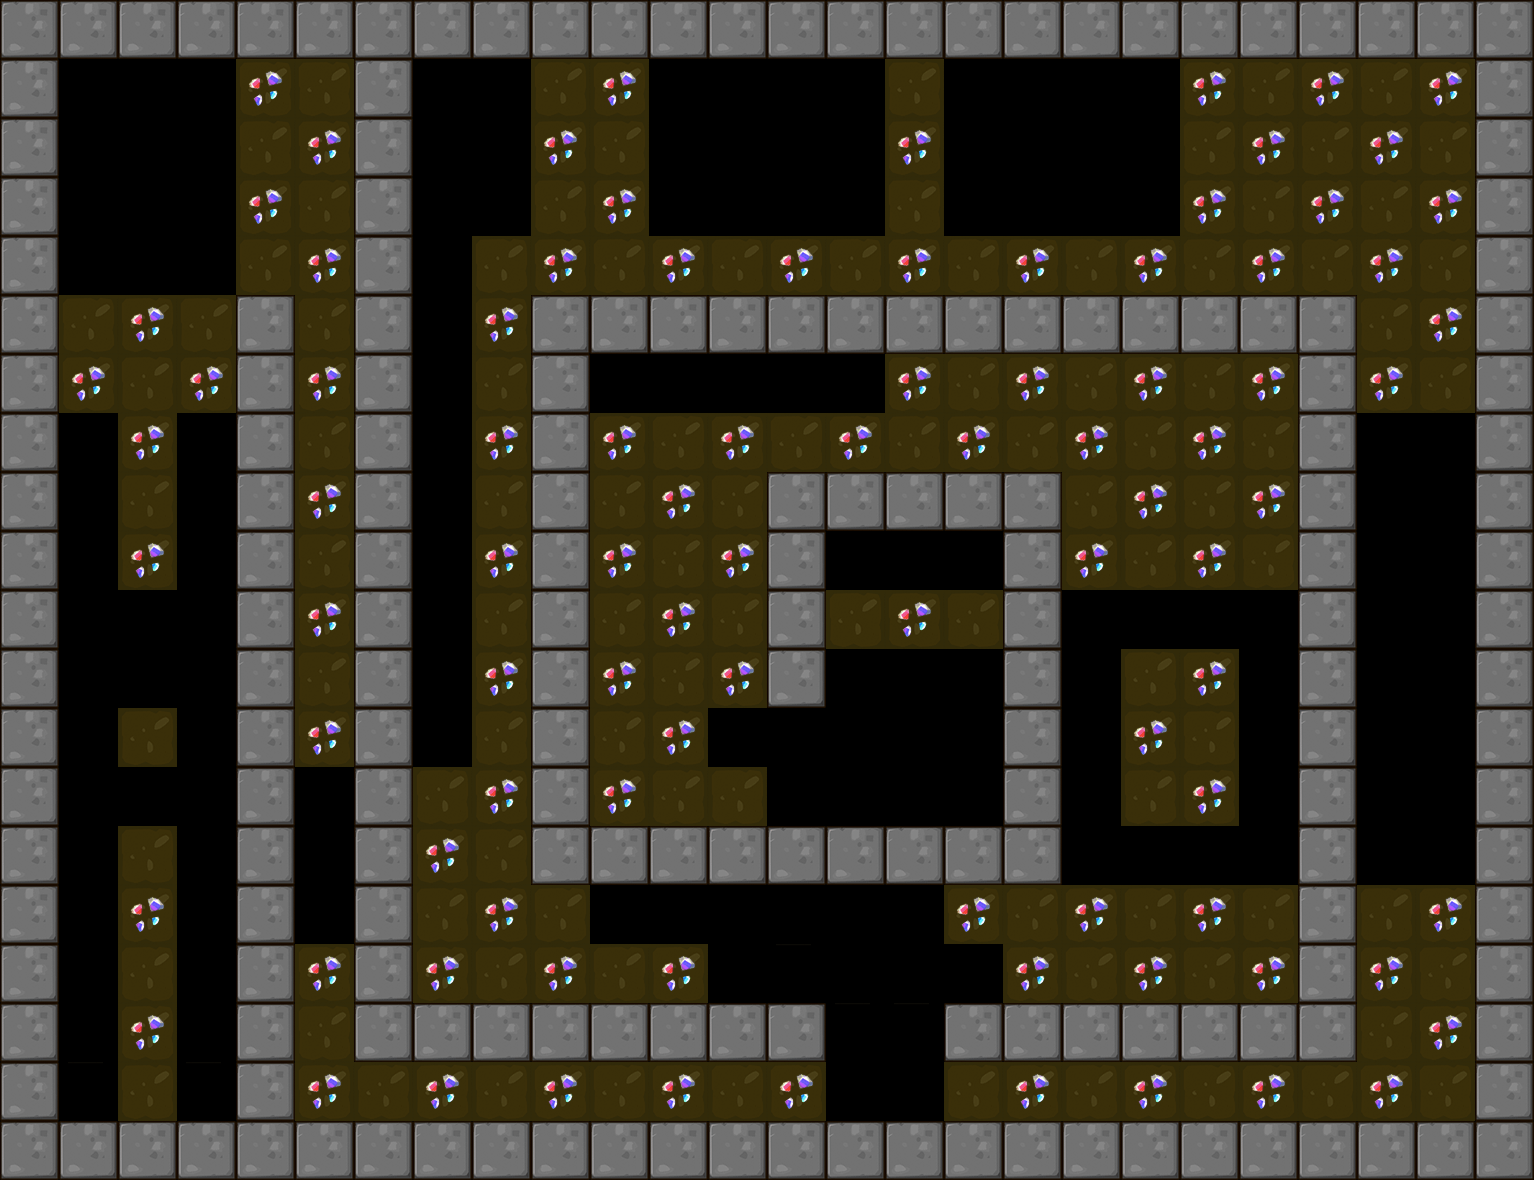

A level layout from a 2D game, rendered from its tile map. Below: a short description, then the map file with tile-grid data replaced by summaries:
An orthogonal 26x20 tile map with 59x59 px tiles, 1 tile layer (BackGround) and 8 objects (4x Shipper, 3x Hammer, Player).

<map version="1.0" orientation="orthogonal" renderorder="right-down" width="26" height="20" tilewidth="59" tileheight="59">
 <tileset firstgid="1" name="itemmap" tilewidth="59" tileheight="59">
  <image source="tileset2.png" trans="ff00ff" width="354" height="354" />
 </tileset>
 <layer name="BackGround" width="26" height="20">
  <data>[520 cells, 455 non-empty, 13 distinct tile ids]</data>
 </layer>
 <objectgroup name="RobotCharacter">
  <object name="Player" x="124.188" y="188.341" width="40" height="40" />
 </objectgroup>
 <objectgroup name="EnemyCharacter">
  <object name="Shipper" type="Shipper" x="187.767" y="76.2826" width="40" height="40" />
  <object name="Hammer" type="Hammer" x="891.945" y="715.132" width="40" height="40" />
  <object name="Shipper" type="Shipper" x="1073.09" y="835.413" width="40" height="40" />
  <object name="Hammer" type="Hammer" x="1421.92" y="831.827" width="40" height="40" />
  <object name="Hammer" type="Hammer" x="1422.35" y="425.292" width="40" height="40" />
  <object name="Shipper" type="Shipper" x="776.182" y="69.8485" width="40" height="40" />
  <object name="Shipper" type="Shipper" x="656.359" y="68.7879" width="40" height="40" />
 </objectgroup>
</map>
